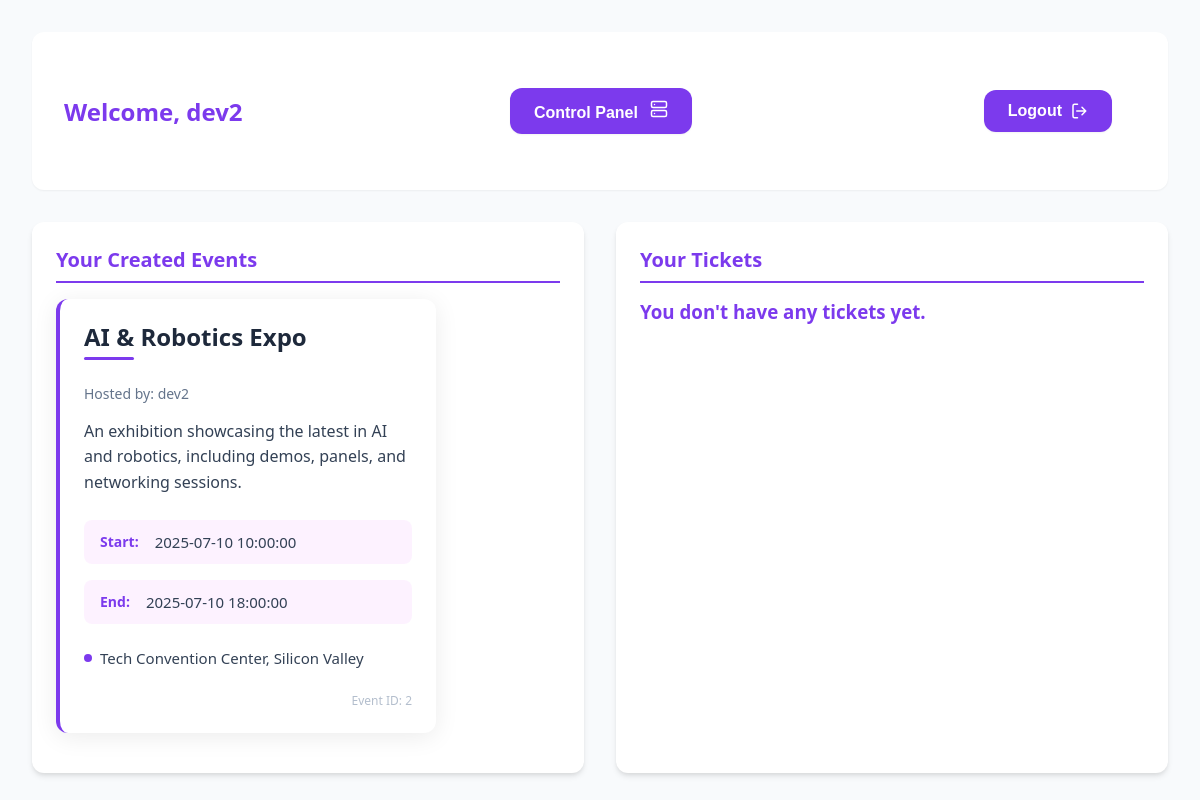
/dashboard (signed in), run on the app's committed database.
### tables this page shows
CREATE TABLE events (
    event_id INT AUTO_INCREMENT PRIMARY KEY,
    creator_id INT NOT NULL,
    title VARCHAR(100) NOT NULL,
    description TEXT,
    start_datetime DATETIME NOT NULL,
    end_datetime DATETIME NOT NULL,
    location VARCHAR(100),
    FOREIGN KEY (creator_id) REFERENCES users(id) ON DELETE CASCADE
);

CREATE TABLE users (
    id INT AUTO_INCREMENT PRIMARY KEY,
    username VARCHAR(50) NOT NULL UNIQUE,
    password VARCHAR(255) NOT NULL
);

### render/created_events.php (the view, shortened to what this page needs)
<?php
require_once "../db/connection.php";
if (isset($_SESSION['user_id'])) {
    $user_id_number = $_SESSION['user_id'];
    $stmt = mysqli_prepare($conn, "
        SELECT events.*, users.username AS creator_username
        FROM events
        JOIN users ON events.creator_id = users.id
        WHERE events.creator_id = ?
    ");
    mysqli_stmt_bind_param($stmt, "i", $user_id_number);
    mysqli_stmt_execute($stmt);
    $events = mysqli_stmt_get_result($stmt);
    if ($events && mysqli_num_rows($events) > 0) {
        while ($event = mysqli_fetch_assoc($events)) {
            echo '<div class="event-card">';
            echo "<h3>" . htmlspecialchars($event['title']) . "</h3>";
            echo "<p class=\"host\">Hosted by: " . htmlspecialchars($event['creator_username']) . "</p>";
            echo "<p class=\"description\">" . htmlspecialchars($event['description']) . "</p>";
            echo "<div class=\"time-container\">";
            echo "<div class=\"time-label\">Start:</div>";
            echo "<div class=\"time-value\">" . htmlspecialchars($event['start_datetime']) . "</div>";
            echo "</div>";
            echo "<div class=\"time-container\">";
            echo "<div class=\"time-label\">End:</div>";
            echo "<div class=\"time-value\">" . htmlspecialchars($event['end_datetime']) . "</div>";
            echo "</div>";
            echo "<div class=\"location\">";
            echo "<div class=\"location-dot\"></div>";
            echo "<div class=\"location-value\">" . htmlspecialchars($event['location']) . "</div>";
            echo "</div>";
            echo "<div class=\"event-id\">Event ID: " . htmlspecialchars($event['event_id']) . "</div>";
            echo "</div>";
        }
    } else {
        echo "<h3>You have no events.</h3>";
    }
} else {
    echo "User session not found.";
}
?>

### render/style.css (style rules this page uses)
:root { --primary-color: #7c3aed; --background-color: #f8fafc; --text-primary: var(--primary-color); --text-secondary: #64748b; --shadow-sm: 0 1px 3px rgba(0, 0, 0, 0.1); --shadow-md: 0 4px 6px -1px rgba(0, 0, 0, 0.1); }
body { margin: 0; padding: 0; font-family: system-ui, -apple-system, sans-serif; background-color: var(--background-color); color: var(--text-primary); min-height: 100vh; }
.event-card { background-color: #ffffff; border-radius: 12px; box-shadow: 0 4px 24px rgba(0, 0, 0, 0.08); padding: 24px; margin: 16px 0; transition: transform 0.3s ease, box-shadow 0.3s ease; width: 380px; border-left: 4px solid #7c3aed; overflow: hidden; position: relative; }
.event-card h3 { margin: 0 0 16px 0; font-size: 24px; font-weight: 700; color: #1e293b; line-height: 1.2; position: relative; padding-bottom: 16px; }
.event-card h3:after { content: ''; position: absolute; bottom: 8px; left: 0; width: 50px; height: 3px; background-color: #7c3aed; border-radius: 3px; }
.event-card p.host { font-size: 14px; color: #64748b; margin: 0 0 16px 0; font-weight: 500; }
.event-card p.description { color: #334155; line-height: 1.6; margin: 0 0 24px 0; font-size: 16px; }
.event-card .time-container { display: flex; margin-bottom: 16px; padding: 12px 16px; background-color: rgba(217, 0, 255, 0.05); border-radius: 8px; align-items: center; }
.event-card .time-container .time-label { margin-right: 16px; font-weight: 600; color: #7c3aed; font-size: 14px; }
.event-card .time-container .time-value { color: #334155; font-size: 15px; }
.event-card .location { padding: 8px 0; display: flex; align-items: center; }
.event-card .location-dot { width: 8px; height: 8px; background-color: #7c3aed; border-radius: 50%; margin-right: 8px; }
.event-card .location-value { font-size: 15px; color: #334155; font-weight: 500; }
.event-card .event-id { margin-top: 16px; font-size: 12px; color: #94a3b8; text-align: right; opacity: 0.7; }
:root { --color-primary: #7c3aed; --color-primary-light: #8b5cf6; --color-primary-dark: #6d28d9; --color-secondary: #4f46e5; --color-accent: #10b981; --color-success: #10b981; --color-warning: #f59e0b; --color-error: #ef4444; --color-black: #111827; --color-gray-900: #1f2937; --color-gray-800: #374151; --color-gray-700: #4b5563; --color-gray-600: #6b7280; --color-gray-500: #9ca3af; --color-gray-400: #d1d5db; --color-gray-300: #e5e7eb; --color-gray-200: #f3f4f6; --color-gray-100: #f9fafb; --color-white: #ffffff; --space-1: 0.25rem; --space-2: 0.5rem; --space-3: 0.75rem; --space-4: 1rem; --space-5: 1.25rem; --space-6: 1.5rem; --space-8: 2rem; --space-10: 2.5rem; --space-12: 3rem; --font-family: -apple-system, BlinkMacSystemFont, "Segoe UI", Roboto, Helvetica, Arial, sans-serif; --radius-sm: 0.25rem; --radius-md: 0.5rem; --radius-lg: 0.75rem; --shadow-sm: 0 1px 2px 0 rgba(0, 0, 0, 0.05); --shadow-md: 0 4px 6px -1px rgba(0, 0, 0, 0.1), 0 2px 4px -1px rgba(0, 0, 0, 0.06); --shadow-lg: 0 10px 15px -3px rgba(0, 0, 0, 0.1), 0 4px 6px -2px rgba(0, 0, 0, 0.05); --transition-fast: 150ms ease; --transition-normal: 250ms ease; --transition-slow: 350ms ease; }
* { margin: 0; padding: 0; box-sizing: border-box; }

### data on the page
events: title "AI & Robotics Expo", creator.username "dev2", description "An exhibition showcasing the latest in AI and robotics, including demos, panels, and networking sessions.", start_datetime "2025-07-10 10:00:00", end_datetime "2025-07-10 18:00:00", location "Tech Convention Center, Silicon Valley", event_id "2"

### other printed values
$username "dev2"
